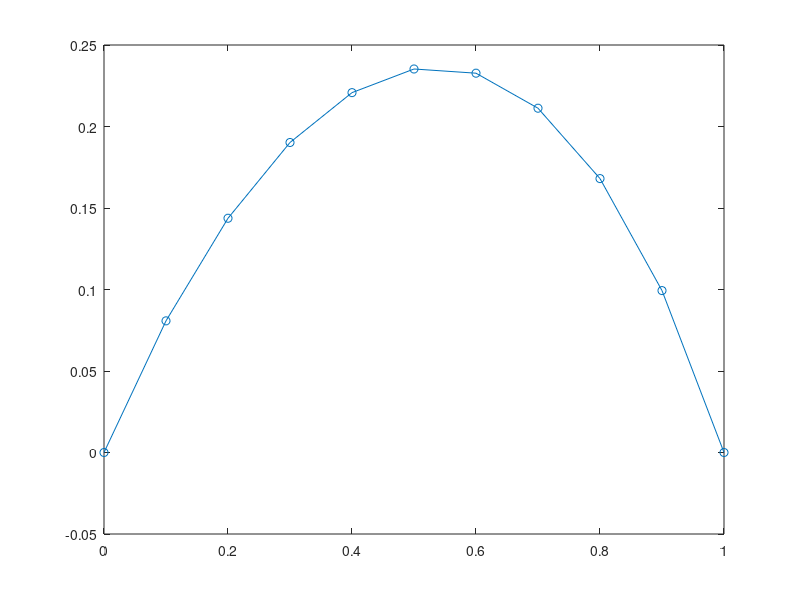

Reproduce this figure in MATLAB.
%% FiniteDifference.m
% This is a simple *script* file that implements a finite difference
% method for the problem
%      -u''(x) + b(x) u(x) = f(x) on (0,1)
%          u(0)=alpha, u(1) = beta.
% on a uniform mesh
% 16/07/16 - Niall Madden (Niall.Madden@NUIGalway.ie) for the 
%   AARMS-CRM Workshop on Numerical Analysis of Singularly
%        Perturbed Differential Equations, July 25-29.
%     http://www.math.mun.ca/~smaclachlan/anasc_spde/
% See also MATLAB_primer.pdf
clear;

%% Problem Data
alpha = 0; beta = 0;
b = @(x)(4+x*0);
f = @(x)(1+exp(x));

%% Data for numerical method
N = 10;

%% Set up the mesh
h = 1/N;
x = linspace(0, 1, N+1)';

%% Construct the Linear System
% The code below is written to be easy to understand. But it is
% *not* written to be efficient. For example, A should be preallocated,
% rather than being resize. Also, it should be a sparse matrix.
A(1,1) = 1;
B(1) = alpha;
for i=2:N
    A(i,i-1) = -1/h^2;
    A(i,i)   = 2/h^2 + b(x(i));
    A(i,i+1) = -1/h^2;
    
    B(i) = f(x(i));
end
A(N+1,N+1)=1;
B(N+1) = beta;

%% Solve the linear system
U = A\B';

%% Plot the output
plot(x, U, '-o');
